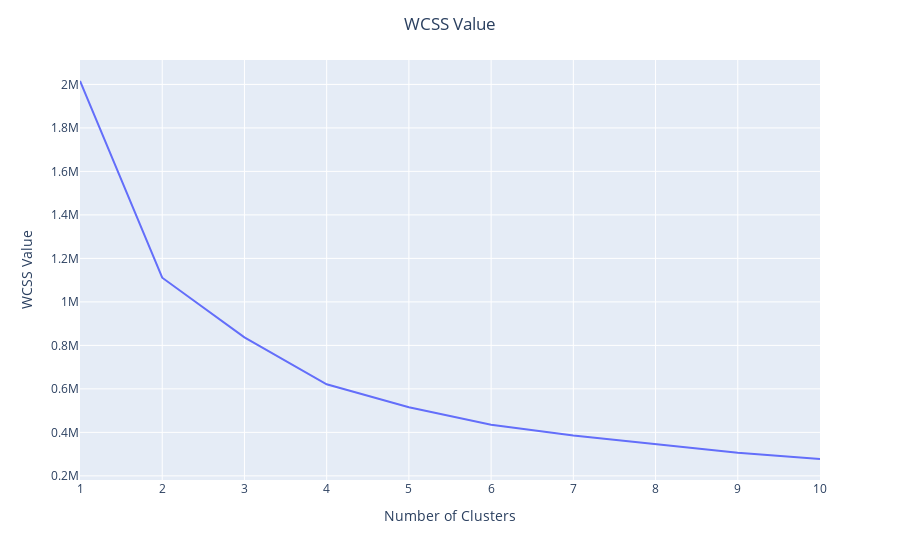

Notebook source saved alongside this figure:
### Code cell
elbow_graphic = px.line(x=clusters_range, y=wcss)
elbow_graphic.update_xaxes(title_text="Number of Clusters")
elbow_graphic.update_yaxes(title_text="WCSS Value")
elbow_graphic.update_layout(title_text="WCSS Value", title_x=.5)
elbow_graphic.show()

### Figure 1 — Plotly figure (JSON) as saved in the notebook; plotly's stock layout.template omitted (floating-point values rounded to 4 significant figures)
{"data": [{"hovertemplate": "x=%{x}<br>y=%{y}<extra></extra>", "legendgroup": "", "line": {"color": "#636efa", "dash": "solid"}, "marker": {"symbol": "circle"}, "mode": "lines", "name": "", "orientation": "v", "showlegend": false, "type": "scatter", "x": [1, 2, 3, 4, 5, 6, 7, 8, 9, 10], "xaxis": "x", "y": [2016000.0, 1111000.0, 836800.0, 620900.0, 515600.0, 435200.0, 385200.0, 345100.0, 305900.0, 277500.0], "yaxis": "y"}], "layout": {"legend": {"tracegroupgap": 0}, "margin": {"t": 60}, "title": {"text": "WCSS Value", "x": 0.5}, "xaxis": {"anchor": "y", "domain": [0, 1], "title": {"text": "Number of Clusters"}}, "yaxis": {"anchor": "x", "domain": [0, 1], "title": {"text": "WCSS Value"}}}}
